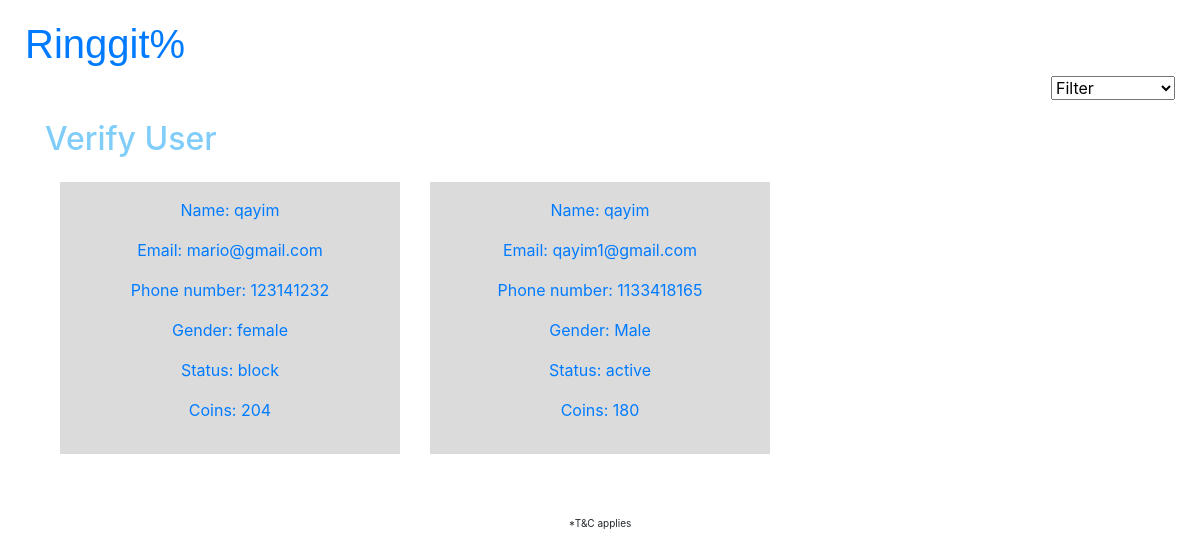
The page /adminverifyuserduke.php (signed in) on the database its author committed.
### tables this page shows
CREATE TABLE `users` (
  `phone` int(11) NOT NULL,
  `name` varchar(128) DEFAULT NULL,
  `pass` varchar(128) DEFAULT NULL,
  `email` varchar(128) DEFAULT NULL,
  `address` varchar(128) DEFAULT NULL,
  `postal` varchar(20) DEFAULT NULL,
  `country` varchar(128) DEFAULT NULL,
  `gender` varchar(128) DEFAULT NULL,
  `category` varchar(128) DEFAULT 'peasant',
  `stats` varchar(128) DEFAULT 'active',
  `referalcode` varchar(128) DEFAULT NULL,
  `refertype` varchar(128) DEFAULT NULL,
  `referalcounter` varchar(128) DEFAULT NULL,
  `coinamount` int(11) DEFAULT NULL,
  `aid` varchar(128) DEFAULT NULL
);

### adminverifyuserduke.php (the view, shortened to what this page needs)
<?php
    require_once "pdo.php";
    $stmt = $pdo->query("SELECT * FROM users where category = 'duke' order by category desc;");
    $rows = $stmt->fetchAll(PDO::FETCH_ASSOC);
?>
<!DOCTYPE html>
<html lang="en">
    <head>
		<link rel="stylesheet" href="https://cdnjs.cloudflare.com/ajax/libs/font-awesome/4.7.0/css/font-awesome.min.css">
		<link rel="stylesheet" href="path/to/font-awesome/css/font-awesome.min.css">
		<link rel="stylesheet"
			href="https://maxcdn.bootstrapcdn.com/bootstrap/4.5.2/css/bootstrap.min.css">
    </head>
    <body>
        <div class="logo">
			<a href="adminpage.php">
					<h1>Ringgit%</h1>
			</a>
		</div>
			<div class="two">
				<select name="userpage" onchange="location = this.value;">
				 <option value="">Filter</option>
				</select>
			</div>
	   <div class="container">
        <h2>Verify User</h2>
			<div class="container fluid">
			<?php
				echo('<div class="complogo">');
						echo('<div class="row">');
						foreach ($rows as $row) {
								if($row['category'] == "peasant"){
									$bgcolor = "bg1";
								} else if($row['category'] == "duke"){
									$bgcolor = "bg2";
								} else{
									$bgcolor = "bg3";
								}
									echo('<div class="col-sm-4">');
										echo('<a href="userdetailadmin.php?phone='.$row['phone'].'">');
											echo('<div class="container-'.$bgcolor.'">');
												echo('<div class="container p-3 my-3">');
													echo('<p>Name: ');
													echo($row['name']);
													echo('</p>');
													echo('<p> Email: ');
													echo($row['email']);
													echo('</p>');
													echo('<p>Phone number: ');
													echo($row['phone']);
													echo('</p>');
													echo('<p>Gender: ');
													echo($row['gender']);
													echo('</p>');
													echo('<p>Status: ');
													echo($row['stats']);
													echo('</p>');
													echo('<p>Coins: ');
													echo($row['coinamount']);
													echo('</p>');
												echo('</div>');
											echo('</div>');
										echo('</a>');
									echo('</div>');
						}
						echo('</div>');
				echo('</div>');
				?>
			</div>
				<div class="terms">
					<p>*T&C applies</p>
				</div>
			</div>
    </body>
</html>

### adminverifyuserduke.php (style rules this page uses)
.logo { font-family: "Trebuchet MS", sans-serif; padding-top: 20px; padding-left: 25px; }
h2 { padding-top: 20px; color: #80CDF9; }
.two { text-align: right; padding-right: 25px; }
p { text-align: center; }
.complogo { text-align: center; }
.terms { font-size: 10px; padding-top: 30px; }
.container-bg2 { background-color: #DBDBDC; }

### rows shown on the page
users: name "qayim", email "mario@gmail.com", phone "123141232", gender "female", stats "block", coinamount "204"
users: name "qayim", email "qayim1@gmail.com", phone "1133418165", gender "Male", stats "active", coinamount "180"
